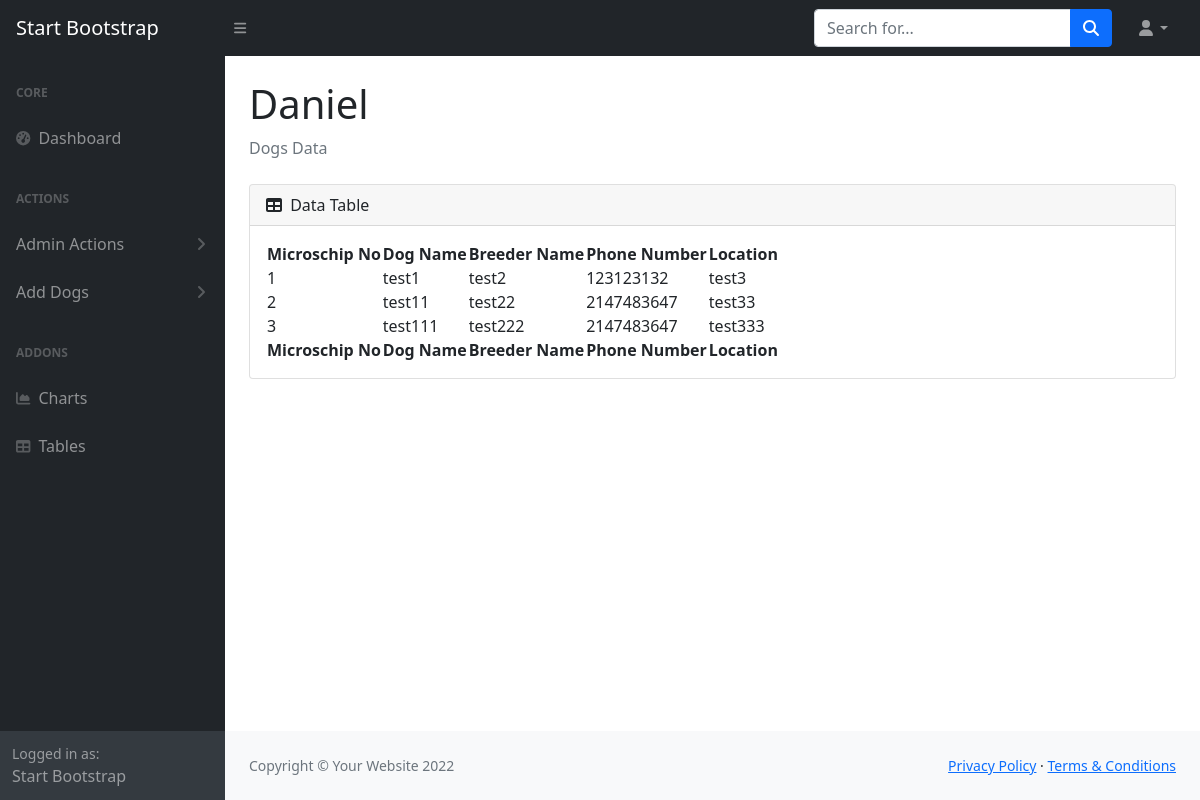
The page /pendingDogs.php on the database its author committed.
### tables this page shows
CREATE TABLE `dogspedigreetable` (
  `microchipNumber` varchar(50) NOT NULL,
  `DogName` varchar(100) NOT NULL,
  `BreederName` varchar(100) NOT NULL,
  `Location` varchar(250) NOT NULL,
  `MobileNumber` int(11) NOT NULL
);

### include/connection.php (called while the page is built, shortened)
<?php
function exec_query($db,$query)
{
$con = mysqli_connect("localhost", "root", "","scbaupdated");
mysqli_query($con,"SET collation_connection = utf8_general_ci");
mysqli_set_charset($con,"utf8");
$r= mysqli_query($con,$query);
return $r;
}
?>

### pendingDogs.php (the view, shortened to what this page needs)
<?php
include_once('head.php');
include_once('head2.php');
?>
        <div id="layoutSidenav">
            <div id="layoutSidenav_nav">
                <nav class="sb-sidenav accordion sb-sidenav-dark" id="sidenavAccordion">
                    <div class="sb-sidenav-menu">
                        <div class="nav">
                            <div class="sb-sidenav-menu-heading">Core</div>
                            <a class="nav-link" href="main.php">
                                <div class="sb-nav-link-icon"><i class="fas fa-tachometer-alt"></i></div>
                                Dashboard
                            </a>
                            <div class="sb-sidenav-menu-heading">Actions</div>
                            <a class="nav-link collapsed" href="#" data-bs-toggle="collapse" data-bs-target="#pagesCollapseAuth" aria-expanded="false" aria-controls="pagesCollapseAuth">
                                Admin Actions
                                <div class="sb-sidenav-collapse-arrow"><i class="fas fa-angle-down"></i></div>
                            </a>
                            <a class="nav-link collapsed" href="#" data-bs-toggle="collapse" data-bs-target="#pagesCollapseError" aria-expanded="false" aria-controls="pagesCollapseError">
                                Add Dogs
                                <div class="sb-sidenav-collapse-arrow"><i class="fas fa-angle-down"></i></div>
                            </a>
                            <div class="sb-sidenav-menu-heading">Addons</div>
                            <a class="nav-link" href="charts.html">
                                <div class="sb-nav-link-icon"><i class="fas fa-chart-area"></i></div>
                                Charts
                            </a>
                            <a class="nav-link" href="tables.html">
                                <div class="sb-nav-link-icon"><i class="fas fa-table"></i></div>
                                Tables
                            </a>
                        </div>
                    </div>
                    <div class="sb-sidenav-footer">
                        <div class="small">Logged in as:</div>
                        Start Bootstrap
                    </div>
                </nav>
            </div>
            <div id="layoutSidenav_content">
                <main>
                    <div class="container-fluid px-4">
                        <h1 class="mt-4">Daniel</h1>
                        <ol class="breadcrumb mb-4">
                            <li class="breadcrumb-item active">Dogs Data</li>
                        </ol>
                        <div class="card mb-4">
                            <div class="card-header">
                                <i class="fas fa-table me-1"></i>
                                Data Table
                            </div>
                            <div class="card-body">
                                <table id="datatablesSimple">
                                    <thead>
                                        <tr>
                                            <th>Microschip No</th>
                                            <th>Dog Name</th>
                                            <th>Breeder Name</th>
                                            <th>Phone Number</th>
                                            <th>Location</th>
                                        </tr>
                                    </thead>
                                    <tfoot>
                                        <tr>
                                            <th>Microschip No</th>
                                            <th>Dog Name</th>
                                            <th>Breeder Name</th>
                                            <th>Phone Number</th>
                                            <th>Location</th>
                                        </tr>
                                    </tfoot>
                                    <tbody>
			                        <?php
					                    $query ="Select * from dogspedigreetable";
				                         $request = exec_query(DBNAME,$query);
				                        while($row=mysqli_fetch_array($request)){
					                        Print "<tr>";
				                                Print '<td >'. $row['microchipNumber'] . "</td>";
				                                Print '<td>'. $row['DogName'] ."</td>";
				                                Print '<td>'. $row['BreederName'] ."</td>";
				                                Print '<td>'. $row['MobileNumber'] . "</td>";
				                                Print '<td>'. $row['Location'] . "</td>";
		       	 	                        Print "</tr>";
				                        }
			                        ?>
                                    </tbody>
                                </table>
                            </div>
                        </div>
                    </div>
                </main>
<?php
include_once('footer.php');
?>

### head.php (shortened to what this page needs)
<html>
<?php
include_once('include/connection.php');
?>
<!DOCTYPE html>
<html lang="en">
    <head>
        <link href="https://cdn.jsdelivr.net/npm/simple-datatables@latest/dist/style.css" rel="stylesheet" />
        <link href="css/styles.css" rel="stylesheet" />
    </head>

### head2.php (shortened to what this page needs)
<nav class="sb-topnav navbar navbar-expand navbar-dark bg-dark">
           <a class="navbar-brand ps-3" href="main.php">Start Bootstrap</a>
           <button class="btn btn-link btn-sm order-1 order-lg-0 me-4 me-lg-0" id="sidebarToggle" href="#!"><i class="fas fa-bars"></i></button>
           <form class="d-none d-md-inline-block form-inline ms-auto me-0 me-md-3 my-2 my-md-0">
               <div class="input-group">
                   <input class="form-control" type="text" placeholder="Search for..." aria-label="Search for..." aria-describedby="btnNavbarSearch" />
                   <button class="btn btn-primary" id="btnNavbarSearch" type="button"><i class="fas fa-search"></i></button>
               </div>
           </form>
           <ul class="navbar-nav ms-auto ms-md-0 me-3 me-lg-4">
               <li class="nav-item dropdown">
                   <a class="nav-link dropdown-toggle" id="navbarDropdown" href="#" role="button" data-bs-toggle="dropdown" aria-expanded="false"><i class="fas fa-user fa-fw"></i></a>
               </li>
           </ul>
       </nav>

### footer.php (shortened to what this page needs)
<footer class="py-4 bg-light mt-auto">
<div class="container-fluid px-4">
<div class="d-flex align-items-center justify-content-between small">
<div class="text-muted">Copyright &copy; Your Website 2022</div>
<div>
<a href="#">Privacy Policy</a>
&middot;
<a href="#">Terms &amp; Conditions</a>
</div>
</div>
</div>
</footer>
</div>
</div>
</body>
</html>

### rows shown on the page
dogspedigreetable: microchipNumber "1", DogName "test1", BreederName "test2", MobileNumber "123123132", Location "test3"
dogspedigreetable: microchipNumber "2", DogName "test11", BreederName "test22", MobileNumber "2147483647", Location "test33"
dogspedigreetable: microchipNumber "3", DogName "test111", BreederName "test222", MobileNumber "2147483647", Location "test333"
